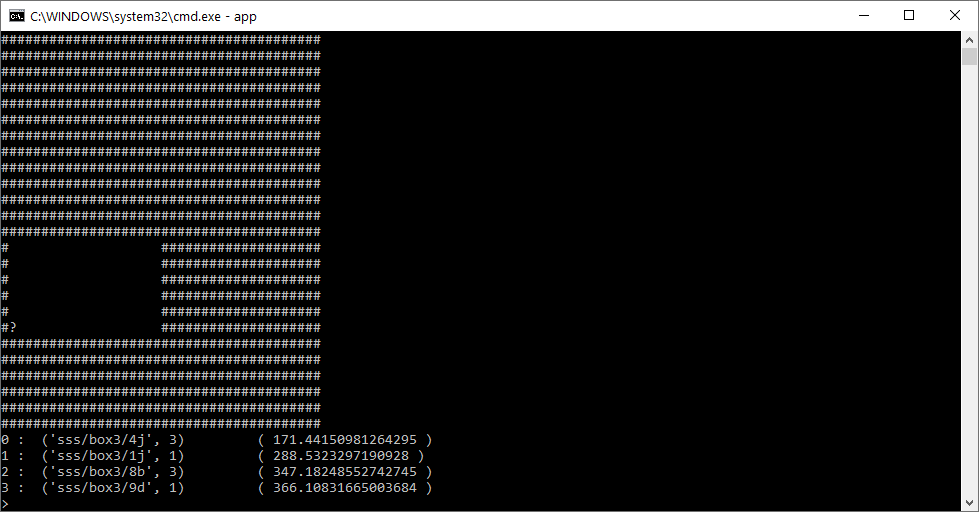
#> input picture App.png, 979 x 512 px, given in place of a.jpg, which was not available
$ python webcamtest.py
#> lines starting #> are read from the running program, lines starting #| are printed output that depends on the picture; after the words box and inside, x2 and y2 are one past the last pixel; in counts of white or black regions, pixels touching at a corner belong together; pictures that were not available may be replaced by others from this repository, and a replacement may not be noted
import cv2, time
import numpy as np
import matplotlib.image as mpimg


#video = cv2.VideoCapture(0)
a=0
Preview = True


ajpg = cv2.imread(r'C:\jigsaw\data\2000\a.jpg')
#> ajpg is the input picture: shape (512, 979, 3); mean B, G, R 30.3, 30.3, 30.3
frame = cv2.cvtColor(ajpg, cv2.COLOR_RGB2BGR)
t1,t2,t3 = cv2.split(frame)


white = np.zeros(t1.shape, np.uint8)
white[:] = 255 # // !

gray = np.zeros(t1.shape, np.uint8)
gray[:] = 128

black = np.zeros(t1.shape, np.uint8)
black[:] = 255 # // !
#black[:] = 0

while Preview:
	a=a+1
	#check,frame = video.read()

	#print(check,frame)
	gray = cv2.cvtColor(frame, cv2.COLOR_BGR2GRAY)
	hsv = cv2.cvtColor(frame, cv2.COLOR_BGR2HSV)
#> hsv: shape (512, 979, 3); mean H, S, V 5.2, 16.3, 34.2
	h,s,v = cv2.split(hsv)
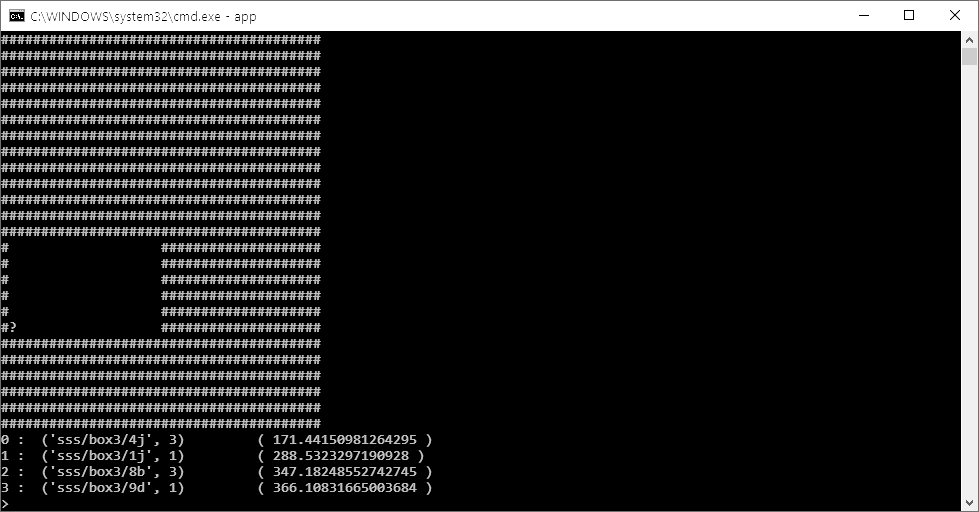
#> v: shape (512, 979); min 0, max 255, mean 34.2
	#cv2.imshow('Capturing', gray)
	#cv2.imshow('Capturing', frame)
	key=cv2.waitKey(1)
#> (key Esc is pressed here)
	Preview = (key != ord(' '))


	#upper bound is:
	l_b = np.array([0,  0,  0])
	u_b = np.array([255,0,255])
	mask = cv2.inRange(hsv, l_b, u_b)
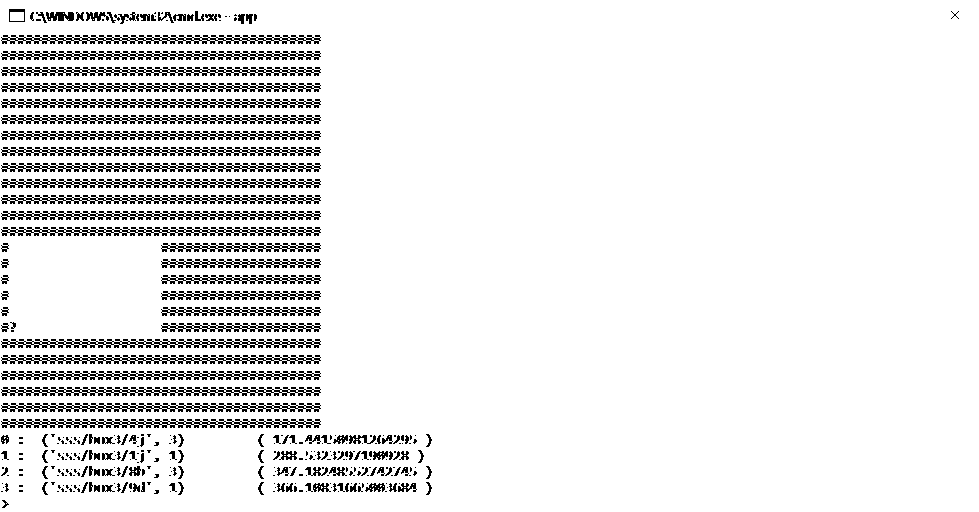
#> mask: shape (512, 979); 91.6% white; black in thin lines or dots

	# IF:
	# Saturation is HIGH and VALUE is LOW
	# OR:
	# Saturation is VERY HIGH
	# OR:
	# VALUE is VERY LOW
	# THEN:
	# Pixel is GRAY

	m1 = cv2.inRange(s, 235, 255) # Sat is VERY HIGH
#> m1: shape (512, 979); 4.2% white in thin lines or dots, all inside (x1, y1, x2, y2) = (1, 11, 432, 508)
	m2 = cv2.inRange(s, 160, 255) # Sat is HIGH
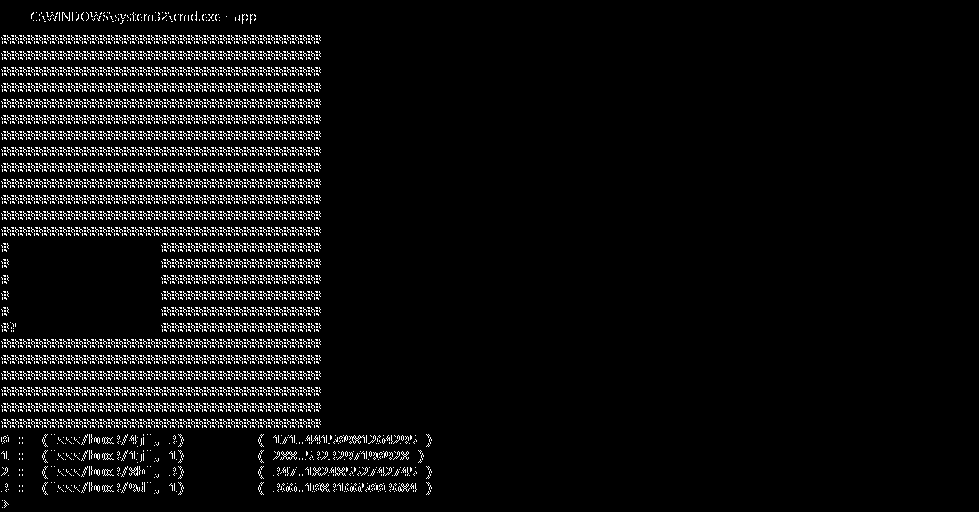
#> m2: shape (512, 979); 5.4% white in thin lines or dots, all inside (x1, y1, x2, y2) = (1, 11, 432, 508)
	m3 = cv2.inRange(v, 0,   64 ) # Value is LOW
#> m3: shape (512, 979); 82.9% white; 149 black regions (32 under 20 px), largest, box (x1, y1, x2, y2) and area: (0, 0, 979, 512) 75376, (161, 243, 321, 252) 920, (161, 259, 321, 268) 920
	m4 = cv2.inRange(v, 0,   45 ) # Value is VERY LOW
#> m4: shape (512, 979); 82.9% white; 149 black regions (32 under 20 px), largest, box (x1, y1, x2, y2) and area: (0, 0, 979, 512) 75412, (161, 243, 321, 252) 920, (161, 259, 321, 268) 920

	# Sat is >= 70% and Val <= 60%
	m2 = cv2.inRange(s, 0.70*256, 255) # Sat is HIGH
	m3 = cv2.inRange(v, 0,   0.60*256 ) # Value is LOW
#> m3: shape (512, 979); 86.6% white; 1058 black regions (77 under 20 px), largest, box (x1, y1, x2, y2) and area: (1, 1, 978, 511) 36650, (905, 11, 913, 19) 64, (1, 35, 9, 44) 31


	m23 = cv2.bitwise_and(m2,m3)
	m123 = cv2.bitwise_or(m1,m23)
	m1234 = cv2.bitwise_or(m123,m4)
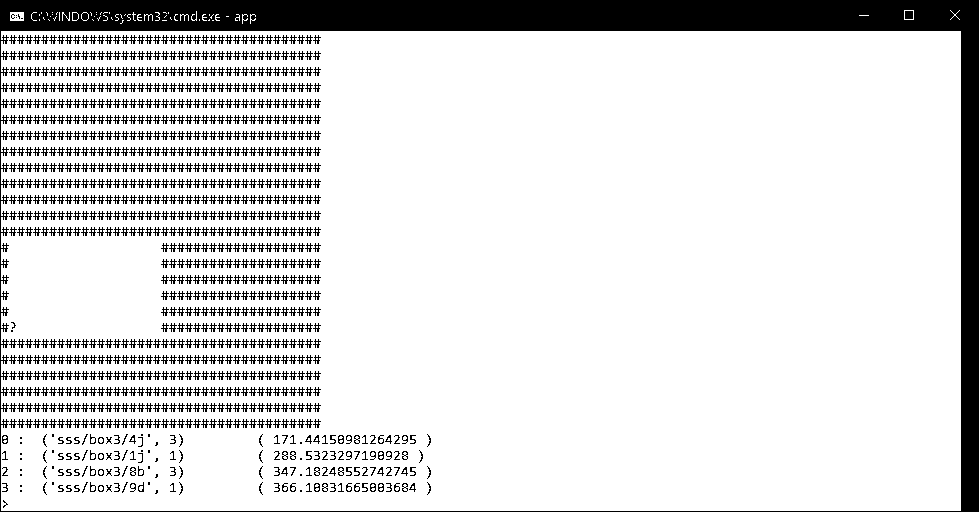
#> m1234: shape (512, 979); 85.9% white; 1032 black regions (77 under 20 px), largest, box (x1, y1, x2, y2) and area: (0, 0, 979, 512) 40499, (905, 11, 913, 19) 64, (2, 435, 8, 444) 32
	m234 = cv2.bitwise_or(m23,m4)  # // !
#> m234: shape (512, 979); 85.9% white; 1032 black regions (77 under 20 px), largest, box (x1, y1, x2, y2) and area: (0, 0, 979, 512) 40582, (905, 11, 913, 19) 64, (2, 435, 8, 444) 32

	x1 = cv2.bitwise_and(gray,m23)


	# Pixel is WHITE:
	# Sat is >= 80% and Val >= 40%
	m7 = cv2.inRange(s, 0.80*256, 255)
	m8 = cv2.inRange(v, 0.40*256, 255)
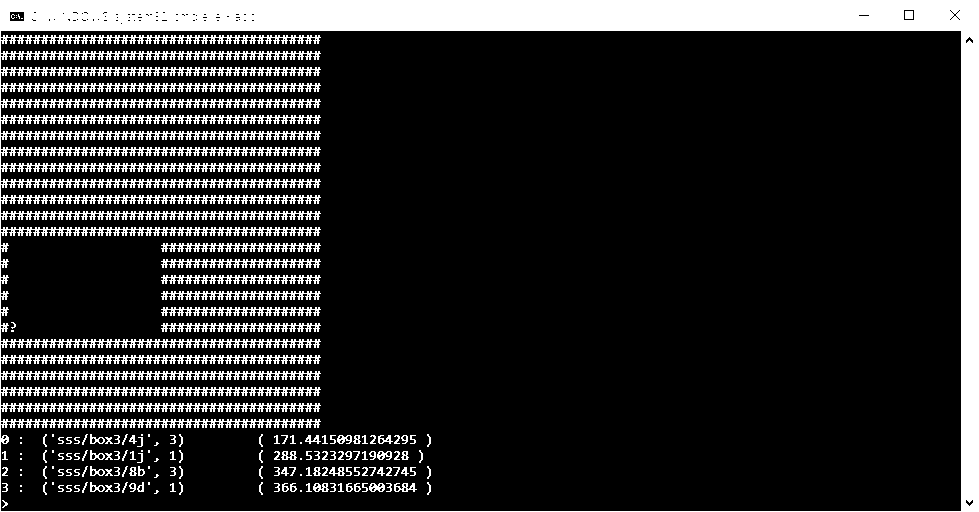
#> m8: shape (512, 979); 16.3% white; 162 white regions (33 under 20 px), largest, box (x1, y1, x2, y2) and area: (0, 0, 979, 512) 72234, (161, 243, 321, 252) 840, (161, 259, 321, 268) 840
	m78 = cv2.bitwise_and(m7, m8)
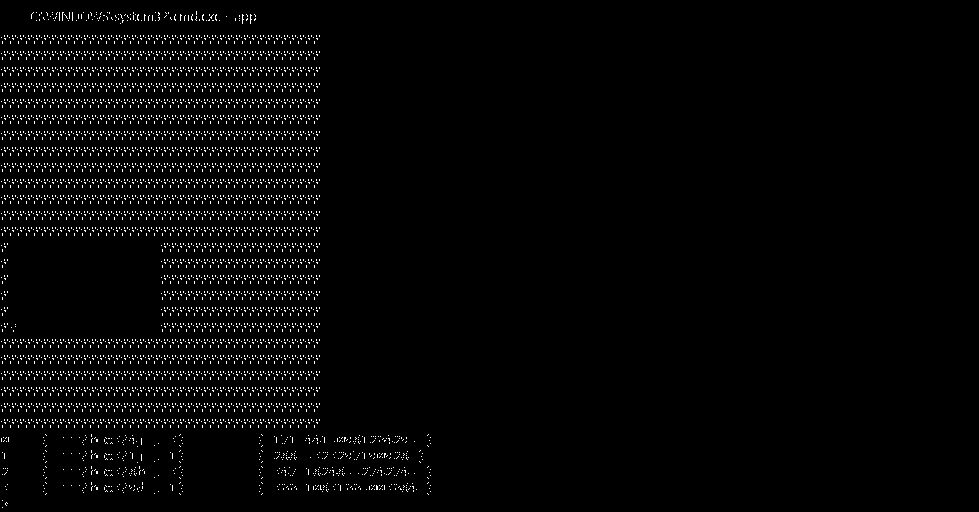
#> m78: shape (512, 979); 2.2% white in thin lines or dots, all inside (x1, y1, x2, y2) = (1, 11, 431, 508)

	x4 = cv2.bitwise_or(x1, m78)

	# IF:
	# Saturation is LOW
	# Pixel is BLACK

	m5 = cv2.inRange(s, 0, 76) # Sat is LOW
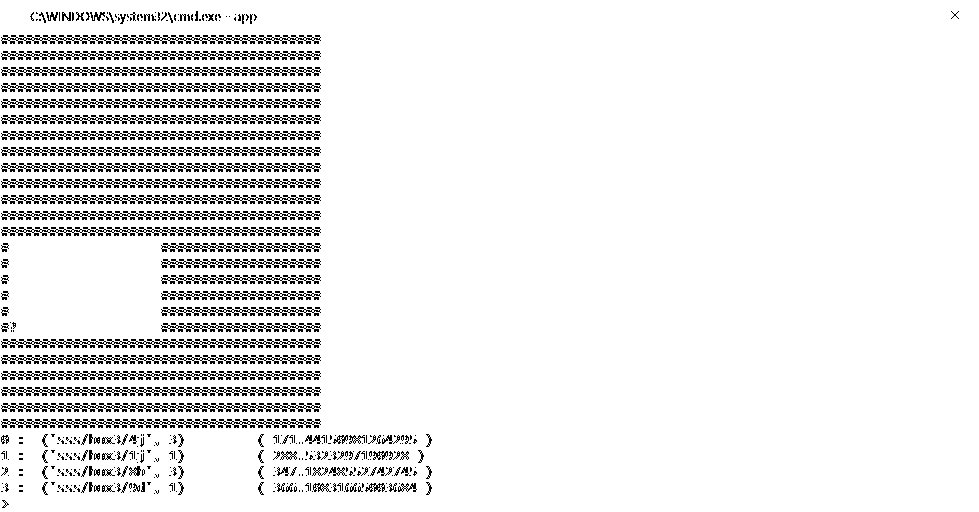
#> m5: shape (512, 979); 92.3% white; black in thin lines or dots


	x2 = cv2.bitwise_and(black,m5)
#> black: shape (512, 979); every value is 255

	# ELSE:
	# Pixel is WHITE
	x3 = cv2.add(x1,x2)

	cv2.imshow('Capturing', x3)

a = np.array(gray)

mpimg.imsave('rgb.png', frame)
#mpimg.imsave('gray.png', a, cmap='gray')
mpimg.imsave('hsv.png', hsv)

#> (the run stopped early here; a loop or call above may not have finished)
